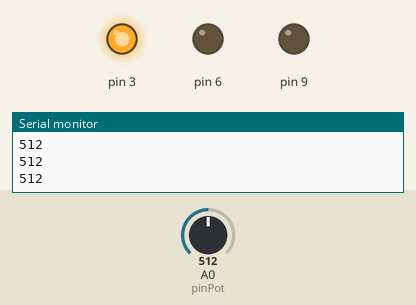
This sketch was run on a simulated Arduino Uno, built with avr-gcc and run on an emulated ATmega328P. On the bench: output pins drawn as LEDs (lit = HIGH), the last lines printed to the serial monitor. The test bench sets the inputs (shaded band); at power-on: A0 (pinPot) = 512.

Above: at 1.2 s.
1.3 s: A0 (pinPot) set to 352
2.8 s: A0 (pinPot) set to 325
At 3.1 s:
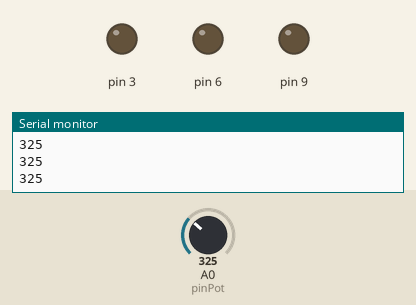
4.3 s: A0 (pinPot) set to 692
At 5.5 s:
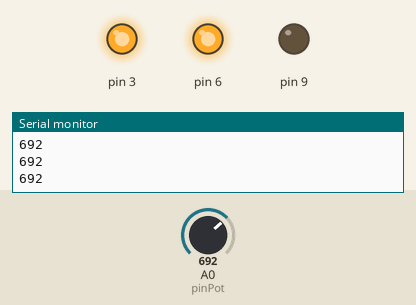
5.8 s: A0 (pinPot) set to 832
7.3 s: A0 (pinPot) set to 859
At 8.2 s:
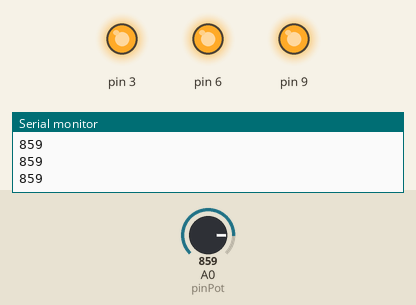
8.8 s: A0 (pinPot) set to 840
At 9.5 s:
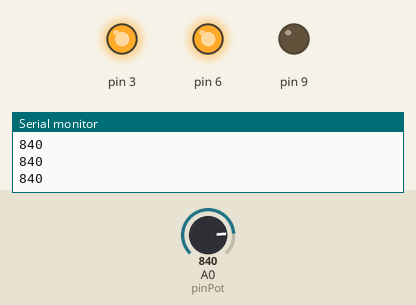
Timing chart, 0 to 11.3 s (numbered marks = the images above; inputs shaded):
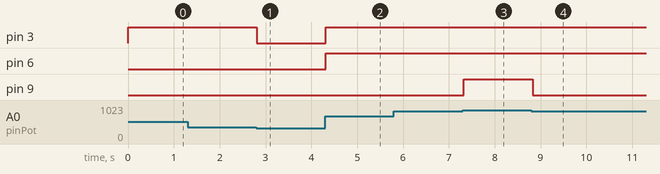

Measured:
- the behaviour switches between 341 and 340 on A0 (pinPot) (found by bisection; images 0 and 1)
- the behaviour switches between 849 and 850 on A0 (pinPot) (found by bisection; images 2 and 3)
- after the input at 2.8 s, pin 3: HIGH → LOW at once
- after the input at 4.3 s, pin 3, pin 6: LOW → HIGH at once
- after the input at 7.3 s, pin 9: LOW → HIGH at once
- after the input at 8.8 s, pin 9: HIGH → LOW at once

The sketch:

Potenciometro.ino
```cpp
// C++ code
//
int pinsPWM[3];
int pinPot = 0;

void inicializar(){
  pinsPWM[0]=3;
  pinsPWM[1]=6;
  pinsPWM[2]=9;

}
void setup()
{
  inicializar();
  Serial.begin(9600);
  for (int i = 0; i<3; i++){
    pinMode(pinsPWM[i], OUTPUT);
  }
}

void loop() {
  int valor = analogRead(pinPot);

  // Encender LEDs de forma secuencial según el valor del potenciómetro
  if (valor < 341) {
    // Apagar todos
    for (int i = 0; i < 3; i++) {
      digitalWrite(pinsPWM[i], LOW);
    }
  } else if (valor < 682) {
    // Encender 1 LED
    digitalWrite(pinsPWM[0], HIGH);
    digitalWrite(pinsPWM[1], LOW);
    digitalWrite(pinsPWM[2], LOW);
  } else if (valor < 850) {
    // Encender 2 LEDs
    digitalWrite(pinsPWM[0], HIGH);
    digitalWrite(pinsPWM[1], HIGH);
    digitalWrite(pinsPWM[2], LOW);
  } else {
    // Encender los 3 LEDs
    for (int i = 0; i < 3; i++) {
      digitalWrite(pinsPWM[i], HIGH);
    }
  }
   Serial.println(valor);
  delay(100);
}
```
